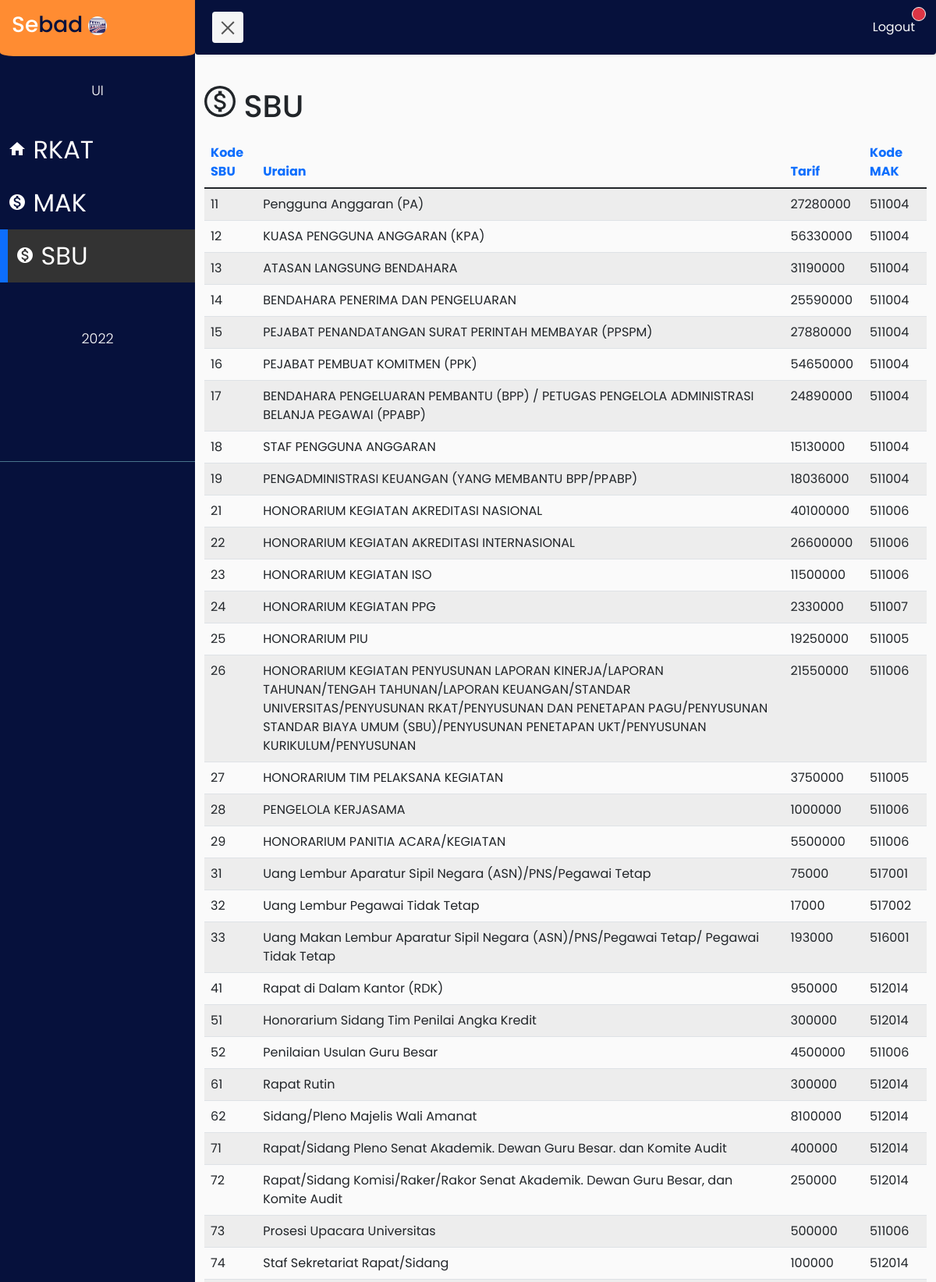
The app's page /sbu.php (upper part) with its own data.
### tables this page shows
CREATE TABLE `sbu` (
  `kode_sbu` int(11) NOT NULL,
  `uraian` varchar(255) NOT NULL,
  `tarif` int(11) NOT NULL,
  `kode_mak` int(11) NOT NULL
);

### sbu.php (the view, shortened to what this page needs)
<!DOCTYPE html>
<html lang="en">
<head>
    <link href="https://cdn.jsdelivr.net/npm/bootstrap@5.1.3/dist/css/bootstrap.min.css" rel="stylesheet"
>
    <link rel="stylesheet" href="style.css">
    <link rel="stylesheet" href="load_style.css">
</head>
<body class="transform-page">
    <div class="wrapper">
        <nav id="sidebar" class="position-relative">
            <div class="position-sticky top-0 start-0">
                <div class="sidebar-header">
                    <h3>Se<span style="color: #06113C;">bad</span>
                        <img src="gudanggaram.jpeg" style="border-radius: 50%;" alt="" width="24" height="24">
                    </h3>
                </div>
                <ul class="list-unstyled components">
                    <p class="text-center">UI</p>
                    <li>
                        <a href="index.php" style="font-size: 32px;">
                            <span class="material-icons-sharp">
                            </span>
                            RKAT
                        </a>
                    </li>
                    <li>
                        <a href="mak.php" style="font-size: 32px;">
                            <span class="material-icons-sharp">
                            </span>
                            MAK
                        </a>
                    </li>
                    <li class="active">
                        <a href="sbu.php" style="font-size: 32px;">
                            <span class="material-icons-sharp">
                            </span>
                            SBU
                        </a>
                    </li>
                    <li class="list-unstyled text-center mt-5">
                        <p>2022</p>
                    </li><br><br><br><br>
                </ul>
            </div>
        </nav>
        <div id="content">
            <nav class="navbar navbg navbar-expand-lg navbar-light rounded-bottom">
                <div class="container-fluid">
                    <button type="button" id="sidebarCollapse" class="navbar-btn rounded">
                        <span></span>
                    </button>
                    <a type="button" class="position-relative text-light" href="logout.php">
                        Logout <span
                            class="position-absolute top-0 start-100 translate-middle badge border border-light rounded-circle bg-danger p-2"></span>
                    </a>
                </div>
            </nav>
            <div class="container">
                <h1>
                    <span class="material-icons-sharp bg-dark text-light" style="border-radius: 50%; font-size: 1em;">
                    </span>
                    SBU
                </h1>
                <div class="table-responsive mt-3">
                    <?php
                            include('functions.php');
                            $sql = 'SELECT * FROM sbu;';
                            $result = mysqli_query($conn, $sql);
                            echo "<table class='table table-responsive table-hover table-striped'>
                                    <thead>
                                        <tr>
                                            <th scope='col' class='text-primary'>Kode SBU</th>
                                            <th scope='col' class='text-primary'>Uraian</th>
                                            <th scope='col' class='text-primary'>Tarif</th>
                                            <th scope='col' class='text-primary'>Kode MAK</th>
                                        </tr>
                                    </thead>
                                    <tbody>";
                            while($row = mysqli_fetch_array($result, MYSQLI_ASSOC)){
                                echo "<tr>";
                                echo "<td> {$row['kode_sbu']} </td>";
                                echo "<td> {$row['uraian']} </td>";
                                echo "<td> {$row['tarif']} </td>";
                                echo "<td> {$row['kode_mak']} </td>";
                                echo "</tr>";
                                }
                                echo "</tbody>";
                                echo "</table>";
                        ?>
                </div>
            </div>
</body>
</html>

### style.css (style rules this page uses)
body { font-family: 'Poppins', sans-serif; background: #fafafa; }
p { font-family: 'Poppins', sans-serif; font-size: 1.1em; font-weight: 300; line-height: 1.7em; color: #999; }
a, a:hover, a:focus { color: inherit; text-decoration: none; padding: 5px; transition: all 0.3s; }
.navbar { padding: 15px 10px; background: #fff; border: none; border-radius: 0; margin-bottom: 40px; box-shadow: 1px 1px 3px rgba(0, 0, 0, 0.1); }
.navbar-btn { box-shadow: none; outline: none !important; border: none; }
.wrapper { display: flex; width: auto; align-items: stretch; perspective: 1500px; }
#sidebar { min-width: 250px; max-width: 450px; height: auto; background: #06113C; color: #fff; transition: all 0.6s cubic-bezier(0.945, 0.020, 0.270, 0.665); transform-origin: bottom left; }
#sidebar .sidebar-header { padding: 15px; background: #FF8C32; border-bottom-left-radius: 7%; border-bottom-right-radius: 7%; }
#sidebar ul.components { padding: 20px 0; border-bottom: 1px solid #47748b; }
#sidebar ul p { color: #fff; padding: 10px; }
#sidebar ul li a { padding: 10px; font-size: 1.1em; display: block; }
#sidebar ul li.active>a, a[aria-expanded="true"] { color: #fff; background: #333; border-left: 10px solid #0D6EFD; }
.navbg { background-color: #06113C; }
#content { width: 100%; min-height: 100vh; transition: all 0.3s; }
#sidebarCollapse { width: 40px; height: 40px; background: #f5f5f5; cursor: pointer; }
#sidebarCollapse span { width: 80%; height: 2px; margin: 0 auto; display: block; background: #555; transition: all 0.8s cubic-bezier(0.810, -0.330, 0.345, 1.375); transition-delay: 0.2s; }
#sidebarCollapse span:last-of-type { transform: rotate(-45deg) translate(1px, -1px); }

### records on screen
sbu: kode_sbu "11", uraian "Pengguna Anggaran (PA)", tarif "27280000", kode_mak "511004"
sbu: kode_sbu "12", uraian "KUASA PENGGUNA ANGGARAN (KPA)", tarif "56330000", kode_mak "511004"
sbu: kode_sbu "13", uraian "ATASAN LANGSUNG BENDAHARA", tarif "31190000", kode_mak "511004"
sbu: kode_sbu "14", uraian "BENDAHARA PENERIMA DAN PENGELUARAN", tarif "25590000", kode_mak "511004"
sbu: kode_sbu "15", uraian "PEJABAT PENANDATANGAN SURAT PERINTAH MEMBAYAR (PPSPM)", tarif "27880000", kode_mak "511004"
sbu: kode_sbu "16", uraian "PEJABAT PEMBUAT KOMITMEN (PPK)", tarif "54650000", kode_mak "511004"
sbu: kode_sbu "17", uraian "BENDAHARA PENGELUARAN PEMBANTU (BPP) / PETUGAS PENGELOLA ADMINISTRASI BELANJA PEGAWAI (PPABP)", tarif "24890000", kode_mak "511004"
sbu: kode_sbu "18", uraian "STAF PENGGUNA ANGGARAN", tarif "15130000", kode_mak "511004"
sbu: kode_sbu "19", uraian "PENGADMINISTRASI KEUANGAN (YANG MEMBANTU BPP/PPABP)", tarif "18036000", kode_mak "511004"
sbu: kode_sbu "21", uraian "HONORARIUM KEGIATAN AKREDITASI NASIONAL", tarif "40100000", kode_mak "511006"
sbu: kode_sbu "22", uraian "HONORARIUM KEGIATAN AKREDITASI INTERNASIONAL", tarif "26600000", kode_mak "511006"
sbu: kode_sbu "23", uraian "HONORARIUM KEGIATAN ISO", tarif "11500000", kode_mak "511006"
sbu: kode_sbu "24", uraian "HONORARIUM KEGIATAN PPG", tarif "2330000", kode_mak "511007"
sbu: kode_sbu "25", uraian "HONORARIUM PIU", tarif "19250000", kode_mak "511005"
sbu: kode_sbu "26", uraian "HONORARIUM KEGIATAN PENYUSUNAN LAPORAN KINERJA/LAPORAN TAHUNAN/TENGAH TAHUNAN/LAPORAN KEUANGAN/STANDAR UNIVERSITAS/PENYUSUNAN RKAT/PENYUSUNAN DAN PENETAPAN PAGU/PENYUSUNAN STANDAR BIAYA UMUM (SBU)/PENYUSUNAN PENETAPAN UKT/PENYUSUNAN KURIKULUM/PENYUSUNAN", tarif "21550000", kode_mak "511006"
sbu: kode_sbu "27", uraian "HONORARIUM TIM PELAKSANA KEGIATAN", tarif "3750000", kode_mak "511005"
sbu: kode_sbu "28", uraian "PENGELOLA KERJASAMA", tarif "1000000", kode_mak "511006"
sbu: kode_sbu "29", uraian "HONORARIUM PANITIA ACARA/KEGIATAN", tarif "5500000", kode_mak "511006"
sbu: kode_sbu "31", uraian "Uang Lembur Aparatur Sipil Negara (ASN)/PNS/Pegawai Tetap", tarif "75000", kode_mak "517001"
sbu: kode_sbu "32", uraian "Uang Lembur Pegawai Tidak Tetap", tarif "17000", kode_mak "517002"
sbu: kode_sbu "33", uraian "Uang Makan Lembur Aparatur Sipil Negara (ASN)/PNS/Pegawai Tetap/ Pegawai Tidak Tetap", tarif "193000", kode_mak "516001"
sbu: kode_sbu "41", uraian "Rapat di Dalam Kantor (RDK)", tarif "950000", kode_mak "512014"
sbu: kode_sbu "51", uraian "Honorarium Sidang Tim Penilai Angka Kredit", tarif "300000", kode_mak "512014"
sbu: kode_sbu "52", uraian "Penilaian Usulan Guru Besar", tarif "4500000", kode_mak "511006"
sbu: kode_sbu "61", uraian "Rapat Rutin", tarif "300000", kode_mak "512014"
sbu: kode_sbu "62", uraian "Sidang/Pleno Majelis Wali Amanat", tarif "8100000", kode_mak "512014"
sbu: kode_sbu "71", uraian "Rapat/Sidang Pleno Senat Akademik. Dewan Guru Besar. dan Komite Audit", tarif "400000", kode_mak "512014"
sbu: kode_sbu "72", uraian "Rapat/Sidang Komisi/Raker/Rakor Senat Akademik. Dewan Guru Besar, dan Komite Audit", tarif "250000", kode_mak "512014"
sbu: kode_sbu "73", uraian "Prosesi Upacara Universitas", tarif "500000", kode_mak "511006"
sbu: kode_sbu "74", uraian "Staf Sekretariat Rapat/Sidang", tarif "100000", kode_mak "512014"
